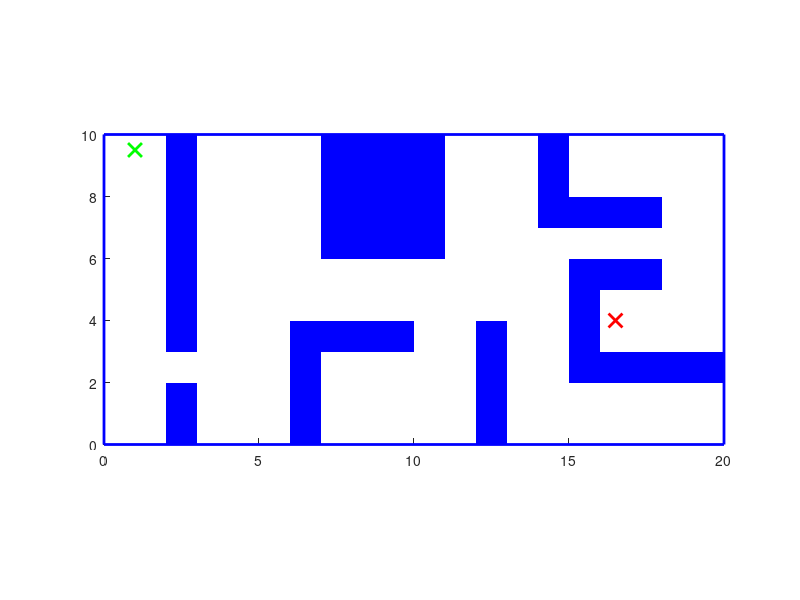

Recreate this plot in MATLAB. (Note: this script raises an error after producing the figure.)
%% MTE-544 Final Exam - Fall 2018
% Maze definitions for Question #3

% Walls are defined by bottom left corner, width and height
walls = [ 2 0 1 2;
          2 3 1 7;
          6 0 1 4;
          7 3 3 1;
          7 6 4 4;
          12 0 1 4;
          14 7 1 3;
          15 7 3 1;
          15 2 5 1;
          15 3 1 3;
          16 5 2 1];

% Start and end points
startpos = [1 9.5];
endpos = [16.5 4];

% Plot of the maze environment
figure(1);clf; hold on;
for i = 1:length(walls)
    rectangle('Position', walls(i,:), 'FaceColor', 'b', 'EdgeColor', 'none');
end
rectangle('Position', [ 0 0 20 10], 'EdgeColor', 'b', 'LineWidth', 2);
plot(startpos(1), startpos(2), 'gx', 'LineWidth', 2, 'MarkerSize', 10)
plot(endpos(1), endpos(2), 'rx', 'LineWidth', 2, 'MarkerSize', 10)
axis equal
axis([ 0 20 0 10])

% Basic collision check using walls definition
edge = [ 0 0 3 4];
for i = 1:length(walls)
    [collides(i)] = CheckCollisionRect(edge,walls(i,:));
end
% Output collision occurrance
collides